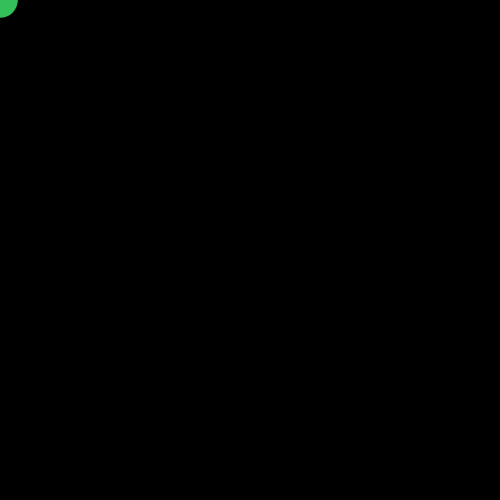
Frame 1 (no input)
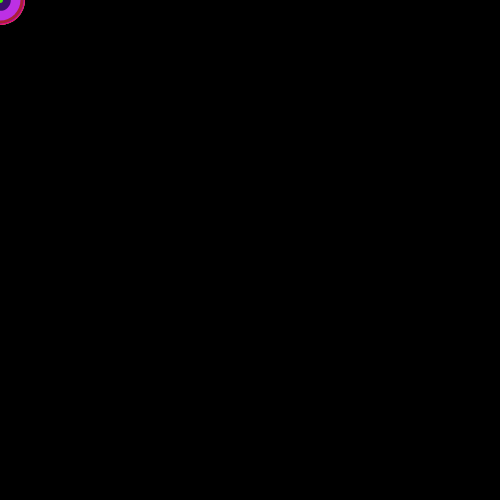
Frame 60 (no input)
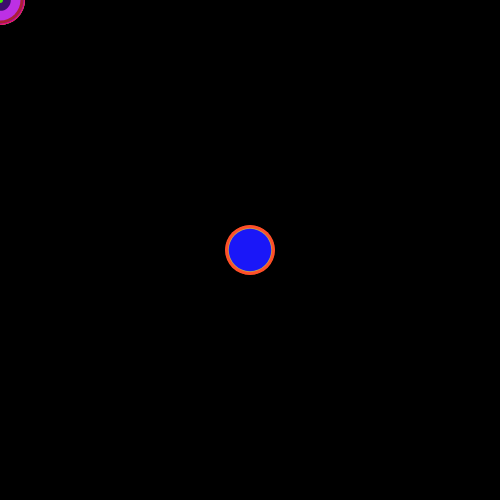
Frame 120 (the mouse pressed at the canvas centre since frame 60)

The p5.js sketch that drew these frames (run headless with seeded random() and noise() and a simulated clock; from frame 60 on, the mouse is pressed at the canvas centre):

// p5.js sketch
// ── sketch.js
function setup() {
   createCanvas(500, 500);
   background(0);
  }
  function draw() {
   strokeWeight(random(50));
   stroke(random(255), random(255), random(255));
   point(mouseX, mouseY);
  } 
  
  
